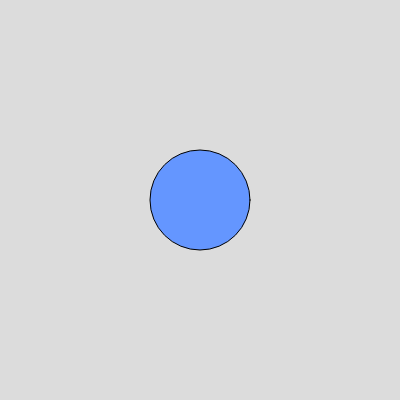
Frame 1 (no input)
Frame 60 (no input): identical to frame 1, image omitted
Frame 120 (the mouse pressed at the canvas centre since frame 60): identical to frame 1, image omitted

The p5.js sketch that drew this single still picture (run headless with seeded random() and noise() and a simulated clock; from frame 60 on, the mouse is pressed at the canvas centre):

// p5.js sketch
// ── sketch.js
function setup() {
  createCanvas(400, 400);
}

function draw() {
  background(220);
  fill(100, 150, 255);
  ellipse(width / 2, height / 2, 100, 100);
}
